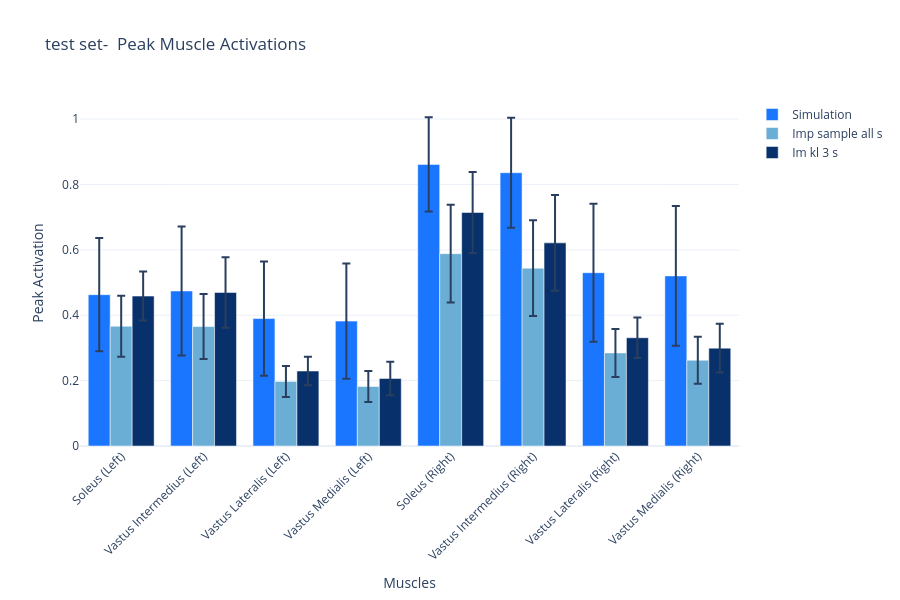

Source (notebook cell):
### Code cell
# Plot Muscle forces for each subject



######################## Start plotting ###############################################
def plot_amplitude(aggregate_data, plot_muscle_activations_mapping,split='test'):
    import plotly.graph_objects as go
    import numpy as np
    
    # Get muscle names
    muscles = list(plot_muscle_activations_mapping.keys())
    
    # Calculate statistics for each muscle
    sim_peaks = np.max(aggregate_data['simulation']['list'],axis=-1) 
    sim_means = np.mean(sim_peaks,axis=0)
    sim_stds = np.std(sim_peaks,axis=0)


    # Surrogate data
    surr_means = {}
    surr_stds = {}    
    for surrogate in aggregate_data: 
        if surrogate.lower() == 'simulation': continue
        # Simulation data
        surr_peaks = [np.max(data,axis=-1) for data in aggregate_data[surrogate]['list']]
        surr_means[surrogate] = np.mean(surr_peaks,axis=0)
        surr_stds[surrogate] = np.std(surr_peaks,axis=0)
        
    import matplotlib.pyplot as plt
    cmap = plt.get_cmap('Blues')
    
    
    # Create figure
    fig = go.Figure()
    
    # marker_colors = 
    
    # Add bars for simulation
    fig.add_trace(go.Bar(
        name='Simulation',
        x=[plot_muscle_activations_mapping[muscle] for muscle in muscles],
        y=sim_means,
        error_y=dict(type='data', array=sim_stds),
        marker_color='rgb(26, 118, 255)'
    ))
    
        
    for surrogate_id, surrogate in enumerate(surr_means):
        marker_color = 255*cmap((surrogate_id+1)/len(surr_means))
        # Add bars for simulation
        fig.add_trace(go.Bar(
            name=surrogate.replace('_',' ').replace('activation','').capitalize(),
            x=[plot_muscle_activations_mapping[muscle] for muscle in muscles],
            y=surr_means[surrogate],
            error_y=dict(type='data', array=surr_stds[surrogate]),
            marker_color=f'rgb({marker_color[0]},{marker_color[1]},{marker_color[2]})'
        ))
    
    
    # Update layout
    fig.update_layout(
        title=f'{split} set-  Peak Muscle Activations',
        xaxis_title='Muscles',
        yaxis_title='Peak Activation',
        barmode='group',
        xaxis_tickangle=-45,
        showlegend=True,
        template='plotly_white',
        height=600
    )
     
    return fig

for page in [0]:
    fig = plot_amplitude(aggregate_data[f'muscle_activations-0'] 
                                        , plot_muscle_activations_mapping, "test" if isMCS else "train")
    plotly.io.write_image(fig, os.path.join(pdf_dir, f'amplitude-knee-flexion-{"test" if isMCS else "train"}-{page}.pdf'), format='pdf')
    fig.show()









def plot_metrics(headers,plot_data,title_text="Plot Data",data_type="kinematics",num_cols=4, visualize=False): 
    
    # assert plot_data.shape[-1] == 101, "Length of data should be 101"
    num_rows = int(np.ceil(len(headers)/num_cols))


    if data_type == 'kinematics' or data_type == 'kinetics':
        fig = make_subplots(rows=num_rows, cols=num_cols, subplot_titles=[ plot_names_mapping[header] + ( ' moments' if data_type == 'kinetics' else '' )  for header in headers]) 
    elif  'muscle_activations' in data_type:
        fig = make_subplots(rows=num_rows, cols=num_cols, subplot_titles=[plot_muscle_activations_mapping[header] for header in headers])
    else: 
        raise ValueError("Invalid data type. Should be either kinematics or kinetics or muscle_activations")


    # Colors for left and right sides
    colors = {'left': 'blue', 'right': 'red'}

    # Create each subplot
    for i, header in enumerate(headers):
        row = i // num_cols + 1
        col = i % num_cols + 1
        
        if i >= len(headers): 
            break


        if 'muscle_activations' in data_type:
            title = plot_muscle_activations_mapping[header]
        elif data_type == 'kinematics' or data_type == 'kinetics':
            title = plot_names_mapping[header]
        else:
            raise ValueError("Invalid data type. Should be either kinematics or kinetics or muscle_activations")

        # Plot every kinematics data
        x = np.linspace(0,1,num=plot_data_mean[i].shape[-1])

    
        fig.add_trace(go.Scatter(x=x, y=plot_data_mean[i], showlegend=False, name=f'{title}'), row=row, col=col)
        fig.add_trace(go.Scatter(x=list(x) + list(x)[::-1], 
                                    y=list(plot_data_mean[i] + np.array(plot_data_std[i])) + list(np.array(plot_data_mean[i]) - np.array(plot_data_std[i]))[::-1] ,
                                        mode='lines', line=dict(width=0), name=f'{title} Bounds', showlegend=False, fill='toself',hoverinfo="skip",),
        row=row, col=col)

        # Update y-axis label
        if data_type == 'kinematics':
            fig.update_yaxes(title_text='deg', row=row, col=col)
        elif data_type == 'kinetics':
            fig.update_yaxes(title_text='Nm', row=row, col=col)
        elif 'muscle_activations' in data_type: 
            fig.update_yaxes(title_text='0-1', row=row, col=col)

        fig.update_xaxes(title_text='% SQT Cycle (Seconds)', row=row, col=col)

    

    # Update layout
    # plot_height = 1800 if 'muscle_activations' in data_type else 1000
    fig.update_layout(height=1000, width=2000,
                        showlegend=False,  title_x=0.5,
                        title_text=title_text,
                        font_family="Times New Roman",
                        font_color="black",
                        title_font_family="Times New Roman",
                        title_font_color="black")

    # Show the figure
    if visualize:
        fig.show()
    
    return fig

# for k in R2:    
#     if 'List' not in k: 
#         continue
#     for muscle_activation in R2[k]:
#         mc_page_index = int(k.split('-')[-1])
#         for muscle_activation_name in aggregate_data[k]:
#             fig = plot_data_distribution(plot_muscle_activations_mapping_pages[mc_page_index], aggregate_data[k][muscle_activation_name]['mean'],aggregate_data[k][muscle_activation_name]['std'], f"Aggregate {k} {muscle_activation_name} ",data_type=k)
#             plotly.io.write_image(fig, os.path.join(pdf_dir, f'all_subject-{k}-{muscle_activations}.pdf'), format='pdf')
#     else: 
#         raise ValueError(f"Unknown plotting variable:{k}")

### Figure 1 — Plotly figure (JSON) as saved in the notebook; plotly's stock layout.template omitted (floating-point values rounded to 4 significant figures)
{"data": [{"error_y": {"array": [0.1733, 0.1976, 0.1749, 0.1766, 0.1441, 0.168, 0.2111, 0.2139], "type": "data"}, "marker": {"color": "rgb(26, 118, 255)"}, "name": "Simulation", "type": "bar", "x": ["Soleus (Left)", "Vastus Intermedius (Left)", "Vastus Lateralis (Left)", "Vastus Medialis (Left)", "Soleus (Right)", "Vastus Intermedius (Right)", "Vastus Lateralis (Right)", "Vastus Medialis (Right)"], "y": [0.4629, 0.4742, 0.3898, 0.382, 0.8614, 0.836, 0.5301, 0.5203]}, {"error_y": {"array": [0.09325, 0.09938, 0.04744, 0.04731, 0.1496, 0.1466, 0.07341, 0.07157], "type": "data"}, "marker": {"color": "rgb(0.41708573625528644,0.6806305267204922,0.8382314494425221)"}, "name": "Imp sample all s", "type": "bar", "x": ["Soleus (Left)", "Vastus Intermedius (Left)", "Vastus Lateralis (Left)", "Vastus Medialis (Left)", "Soleus (Right)", "Vastus Intermedius (Right)", "Vastus Lateralis (Right)", "Vastus Medialis (Right)"], "y": [0.3664, 0.3653, 0.1976, 0.1821, 0.5883, 0.544, 0.2848, 0.2624]}, {"error_y": {"array": [0.07499, 0.1078, 0.04341, 0.05119, 0.1238, 0.1462, 0.06203, 0.07434], "type": "data"}, "marker": {"color": "rgb(0.03137254901960784,0.18823529411764706,0.4196078431372549)"}, "name": "Im kl 3 s", "type": "bar", "x": ["Soleus (Left)", "Vastus Intermedius (Left)", "Vastus Lateralis (Left)", "Vastus Medialis (Left)", "Soleus (Right)", "Vastus Intermedius (Right)", "Vastus Lateralis (Right)", "Vastus Medialis (Right)"], "y": [0.4585, 0.4696, 0.2293, 0.2067, 0.7143, 0.6214, 0.3311, 0.2994]}], "layout": {"barmode": "group", "height": 600, "showlegend": true, "title": {"text": "test set-  Peak Muscle Activations"}, "xaxis": {"tickangle": -45, "title": {"text": "Muscles"}}, "yaxis": {"title": {"text": "Peak Activation"}}}}
